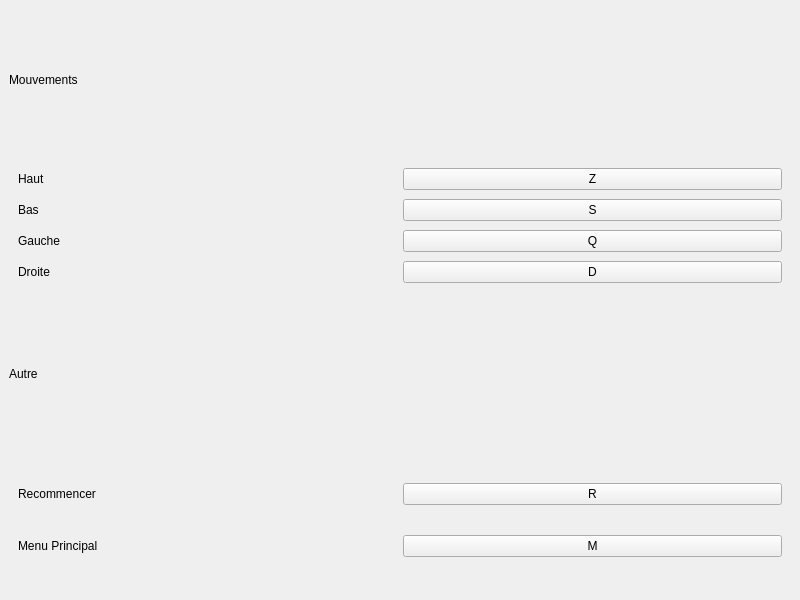
<?xml version="1.0" encoding="UTF-8"?>
<ui version="4.0">
 <class>optionsWindow</class>
 <widget class="QMainWindow" name="optionsWindow">
  <property name="geometry">
   <rect>
    <x>0</x>
    <y>0</y>
    <width>800</width>
    <height>600</height>
   </rect>
  </property>
  <property name="windowTitle">
   <string>MainWindow</string>
  </property>
  <widget class="QWidget" name="centralwidget">
   <layout class="QGridLayout" name="gridLayout">
    <item row="2" column="0">
     <widget class="QLabel" name="label_6">
      <property name="text">
       <string>Autre</string>
      </property>
     </widget>
    </item>
    <item row="1" column="0">
     <widget class="QWidget" name="widget" native="true">
      <layout class="QGridLayout" name="gridLayout_2">
       <item row="2" column="1">
        <widget class="QPushButton" name="pushButton_3">
         <property name="text">
          <string>Q</string>
         </property>
        </widget>
       </item>
       <item row="1" column="1">
        <widget class="QPushButton" name="pushButton_2">
         <property name="text">
          <string>S</string>
         </property>
        </widget>
       </item>
       <item row="3" column="0">
        <widget class="QLabel" name="label_5">
         <property name="text">
          <string>Droite</string>
         </property>
        </widget>
       </item>
       <item row="1" column="0">
        <widget class="QLabel" name="label_3">
         <property name="text">
          <string>Bas</string>
         </property>
        </widget>
       </item>
       <item row="0" column="1">
        <widget class="QPushButton" name="pushButton">
         <property name="text">
          <string>Z</string>
         </property>
        </widget>
       </item>
       <item row="0" column="0">
        <widget class="QLabel" name="label_2">
         <property name="text">
          <string>Haut</string>
         </property>
        </widget>
       </item>
       <item row="3" column="1">
        <widget class="QPushButton" name="pushButton_4">
         <property name="text">
          <string>D</string>
         </property>
        </widget>
       </item>
       <item row="2" column="0">
        <widget class="QLabel" name="label_4">
         <property name="text">
          <string>Gauche</string>
         </property>
        </widget>
       </item>
      </layout>
     </widget>
    </item>
    <item row="0" column="0">
     <widget class="QLabel" name="label">
      <property name="sizePolicy">
       <sizepolicy hsizetype="Preferred" vsizetype="Minimum">
        <horstretch>0</horstretch>
        <verstretch>0</verstretch>
       </sizepolicy>
      </property>
      <property name="text">
       <string>Mouvements</string>
      </property>
     </widget>
    </item>
    <item row="3" column="0">
     <widget class="QWidget" name="widget_2" native="true">
      <layout class="QGridLayout" name="gridLayout_3">
       <item row="0" column="0">
        <widget class="QLabel" name="label_7">
         <property name="text">
          <string>Recommencer</string>
         </property>
        </widget>
       </item>
       <item row="0" column="1">
        <widget class="QPushButton" name="pushButton_5">
         <property name="text">
          <string>R</string>
         </property>
        </widget>
       </item>
       <item row="1" column="1">
        <widget class="QPushButton" name="pushButton_6">
         <property name="text">
          <string>M</string>
         </property>
        </widget>
       </item>
       <item row="1" column="0">
        <widget class="QLabel" name="label_8">
         <property name="text">
          <string>Menu Principal</string>
         </property>
        </widget>
       </item>
      </layout>
     </widget>
    </item>
   </layout>
  </widget>
 </widget>
 <resources/>
 <connections/>
</ui>
